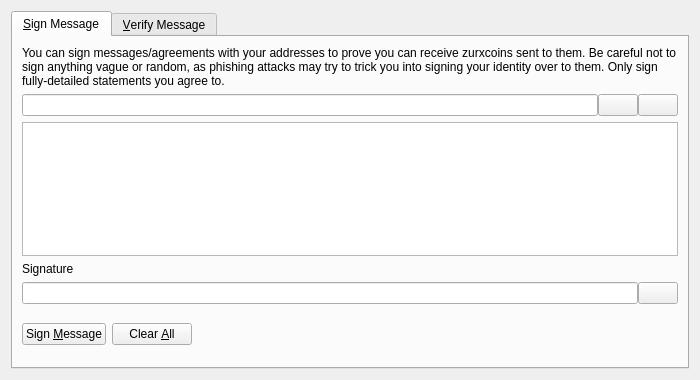
<?xml version="1.0" encoding="UTF-8"?>
<ui version="4.0">
 <class>SignVerifyMessageDialog</class>
 <widget class="QDialog" name="SignVerifyMessageDialog">
  <property name="geometry">
   <rect>
    <x>0</x>
    <y>0</y>
    <width>700</width>
    <height>380</height>
   </rect>
  </property>
  <property name="windowTitle">
   <string>Signatures - Sign / Verify a Message</string>
  </property>
  <property name="modal">
   <bool>true</bool>
  </property>
  <layout class="QVBoxLayout" name="verticalLayout">
   <item>
    <widget class="QTabWidget" name="tabWidget">
     <property name="currentIndex">
      <number>0</number>
     </property>
     <widget class="QWidget" name="tabSignMessage">
      <attribute name="title">
       <string>&amp;Sign Message</string>
      </attribute>
      <layout class="QVBoxLayout" name="verticalLayout_SM">
       <item>
        <widget class="QLabel" name="infoLabel_SM">
         <property name="text">
          <string>You can sign messages/agreements with your addresses to prove you can receive zurxcoins sent to them. Be careful not to sign anything vague or random, as phishing attacks may try to trick you into signing your identity over to them. Only sign fully-detailed statements you agree to.</string>
         </property>
         <property name="textFormat">
          <enum>Qt::PlainText</enum>
         </property>
         <property name="wordWrap">
          <bool>true</bool>
         </property>
        </widget>
       </item>
       <item>
        <layout class="QHBoxLayout" name="horizontalLayout_1_SM">
         <property name="spacing">
          <number>0</number>
         </property>
         <item>
          <widget class="QValidatedLineEdit" name="addressIn_SM">
           <property name="toolTip">
            <string>The Zurxcoin address to sign the message with</string>
           </property>
          </widget>
         </item>
         <item>
          <widget class="QPushButton" name="addressBookButton_SM">
           <property name="toolTip">
            <string>Choose previously used address</string>
           </property>
           <property name="text">
            <string/>
           </property>
           <property name="icon">
            <iconset resource="../bitcoin.qrc">
             <normaloff>:/icons/address-book</normaloff>:/icons/address-book</iconset>
           </property>
           <property name="shortcut">
            <string>Alt+A</string>
           </property>
           <property name="autoDefault">
            <bool>false</bool>
           </property>
          </widget>
         </item>
         <item>
          <widget class="QPushButton" name="pasteButton_SM">
           <property name="toolTip">
            <string>Paste address from clipboard</string>
           </property>
           <property name="text">
            <string/>
           </property>
           <property name="icon">
            <iconset resource="../bitcoin.qrc">
             <normaloff>:/icons/editpaste</normaloff>:/icons/editpaste</iconset>
           </property>
           <property name="shortcut">
            <string>Alt+P</string>
           </property>
           <property name="autoDefault">
            <bool>false</bool>
           </property>
          </widget>
         </item>
        </layout>
       </item>
       <item>
        <widget class="QPlainTextEdit" name="messageIn_SM">
         <property name="toolTip">
          <string>Enter the message you want to sign here</string>
         </property>
        </widget>
       </item>
       <item>
        <widget class="QLabel" name="signatureLabel_SM">
         <property name="text">
          <string>Signature</string>
         </property>
         <property name="textFormat">
          <enum>Qt::PlainText</enum>
         </property>
        </widget>
       </item>
       <item>
        <layout class="QHBoxLayout" name="horizontalLayout_2_SM">
         <property name="spacing">
          <number>0</number>
         </property>
         <item>
          <widget class="QLineEdit" name="signatureOut_SM">
           <property name="font">
            <font>
             <italic>true</italic>
            </font>
           </property>
           <property name="readOnly">
            <bool>true</bool>
           </property>
          </widget>
         </item>
         <item>
          <widget class="QPushButton" name="copySignatureButton_SM">
           <property name="toolTip">
            <string>Copy the current signature to the system clipboard</string>
           </property>
           <property name="text">
            <string/>
           </property>
           <property name="icon">
            <iconset resource="../bitcoin.qrc">
             <normaloff>:/icons/editcopy</normaloff>:/icons/editcopy</iconset>
           </property>
           <property name="autoDefault">
            <bool>false</bool>
           </property>
          </widget>
         </item>
        </layout>
       </item>
       <item>
        <layout class="QHBoxLayout" name="horizontalLayout_3_SM">
         <item>
          <widget class="QPushButton" name="signMessageButton_SM">
           <property name="toolTip">
            <string>Sign the message to prove you own this Zurxcoin address</string>
           </property>
           <property name="text">
            <string>Sign &amp;Message</string>
           </property>
           <property name="icon">
            <iconset resource="../bitcoin.qrc">
             <normaloff>:/icons/edit</normaloff>:/icons/edit</iconset>
           </property>
           <property name="autoDefault">
            <bool>false</bool>
           </property>
          </widget>
         </item>
         <item>
          <widget class="QPushButton" name="clearButton_SM">
           <property name="toolTip">
            <string>Reset all sign message fields</string>
           </property>
           <property name="text">
            <string>Clear &amp;All</string>
           </property>
           <property name="icon">
            <iconset resource="../bitcoin.qrc">
             <normaloff>:/icons/remove</normaloff>:/icons/remove</iconset>
           </property>
           <property name="autoDefault">
            <bool>false</bool>
           </property>
          </widget>
         </item>
         <item>
          <spacer name="horizontalSpacer_1_SM">
           <property name="orientation">
            <enum>Qt::Horizontal</enum>
           </property>
           <property name="sizeHint" stdset="0">
            <size>
             <width>40</width>
             <height>48</height>
            </size>
           </property>
          </spacer>
         </item>
         <item>
          <widget class="QLabel" name="statusLabel_SM">
           <property name="font">
            <font>
             <weight>75</weight>
             <bold>true</bold>
            </font>
           </property>
           <property name="text">
            <string/>
           </property>
           <property name="wordWrap">
            <bool>true</bool>
           </property>
          </widget>
         </item>
         <item>
          <spacer name="horizontalSpacer_2_SM">
           <property name="orientation">
            <enum>Qt::Horizontal</enum>
           </property>
           <property name="sizeHint" stdset="0">
            <size>
             <width>40</width>
             <height>48</height>
            </size>
           </property>
          </spacer>
         </item>
        </layout>
       </item>
      </layout>
     </widget>
     <widget class="QWidget" name="tabVerifyMessage">
      <attribute name="title">
       <string>&amp;Verify Message</string>
      </attribute>
      <layout class="QVBoxLayout" name="verticalLayout_VM">
       <item>
        <widget class="QLabel" name="infoLabel_VM">
         <property name="text">
          <string>Enter the receiver's address, message (ensure you copy line breaks, spaces, tabs, etc. exactly) and signature below to verify the message. Be careful not to read more into the signature than what is in the signed message itself, to avoid being tricked by a man-in-the-middle attack. Note that this only proves the signing party receives with the address, it cannot prove sendership of any transaction!</string>
         </property>
         <property name="textFormat">
          <enum>Qt::PlainText</enum>
         </property>
         <property name="alignment">
          <set>Qt::AlignLeading|Qt::AlignLeft|Qt::AlignTop</set>
         </property>
         <property name="wordWrap">
          <bool>true</bool>
         </property>
        </widget>
       </item>
       <item>
        <layout class="QHBoxLayout" name="horizontalLayout_1_VM">
         <property name="spacing">
          <number>0</number>
         </property>
         <item>
          <widget class="QValidatedLineEdit" name="addressIn_VM">
           <property name="toolTip">
            <string>The Zurxcoin address the message was signed with</string>
           </property>
          </widget>
         </item>
         <item>
          <widget class="QPushButton" name="addressBookButton_VM">
           <property name="toolTip">
            <string>Choose previously used address</string>
           </property>
           <property name="text">
            <string/>
           </property>
           <property name="icon">
            <iconset resource="../bitcoin.qrc">
             <normaloff>:/icons/address-book</normaloff>:/icons/address-book</iconset>
           </property>
           <property name="shortcut">
            <string>Alt+A</string>
           </property>
           <property name="autoDefault">
            <bool>false</bool>
           </property>
          </widget>
         </item>
        </layout>
       </item>
       <item>
        <widget class="QPlainTextEdit" name="messageIn_VM"/>
       </item>
       <item>
        <widget class="QValidatedLineEdit" name="signatureIn_VM"/>
       </item>
       <item>
        <layout class="QHBoxLayout" name="horizontalLayout_2_VM">
         <item>
          <widget class="QPushButton" name="verifyMessageButton_VM">
           <property name="toolTip">
            <string>Verify the message to ensure it was signed with the specified Zurxcoin address</string>
           </property>
           <property name="text">
            <string>Verify &amp;Message</string>
           </property>
           <property name="icon">
            <iconset resource="../bitcoin.qrc">
             <normaloff>:/icons/transaction_0</normaloff>:/icons/transaction_0</iconset>
           </property>
           <property name="autoDefault">
            <bool>false</bool>
           </property>
          </widget>
         </item>
         <item>
          <widget class="QPushButton" name="clearButton_VM">
           <property name="toolTip">
            <string>Reset all verify message fields</string>
           </property>
           <property name="text">
            <string>Clear &amp;All</string>
           </property>
           <property name="icon">
            <iconset resource="../bitcoin.qrc">
             <normaloff>:/icons/remove</normaloff>:/icons/remove</iconset>
           </property>
           <property name="autoDefault">
            <bool>false</bool>
           </property>
          </widget>
         </item>
         <item>
          <spacer name="horizontalSpacer_1_VM">
           <property name="orientation">
            <enum>Qt::Horizontal</enum>
           </property>
           <property name="sizeHint" stdset="0">
            <size>
             <width>40</width>
             <height>48</height>
            </size>
           </property>
          </spacer>
         </item>
         <item>
          <widget class="QLabel" name="statusLabel_VM">
           <property name="font">
            <font>
             <weight>75</weight>
             <bold>true</bold>
            </font>
           </property>
           <property name="text">
            <string/>
           </property>
           <property name="wordWrap">
            <bool>true</bool>
           </property>
          </widget>
         </item>
         <item>
          <spacer name="horizontalSpacer_2_VM">
           <property name="orientation">
            <enum>Qt::Horizontal</enum>
           </property>
           <property name="sizeHint" stdset="0">
            <size>
             <width>40</width>
             <height>48</height>
            </size>
           </property>
          </spacer>
         </item>
        </layout>
       </item>
      </layout>
     </widget>
    </widget>
   </item>
  </layout>
 </widget>
 <customwidgets>
  <customwidget>
   <class>QValidatedLineEdit</class>
   <extends>QLineEdit</extends>
   <header>qvalidatedlineedit.h</header>
  </customwidget>
 </customwidgets>
 <resources>
  <include location="../bitcoin.qrc"/>
 </resources>
 <connections/>
</ui>
